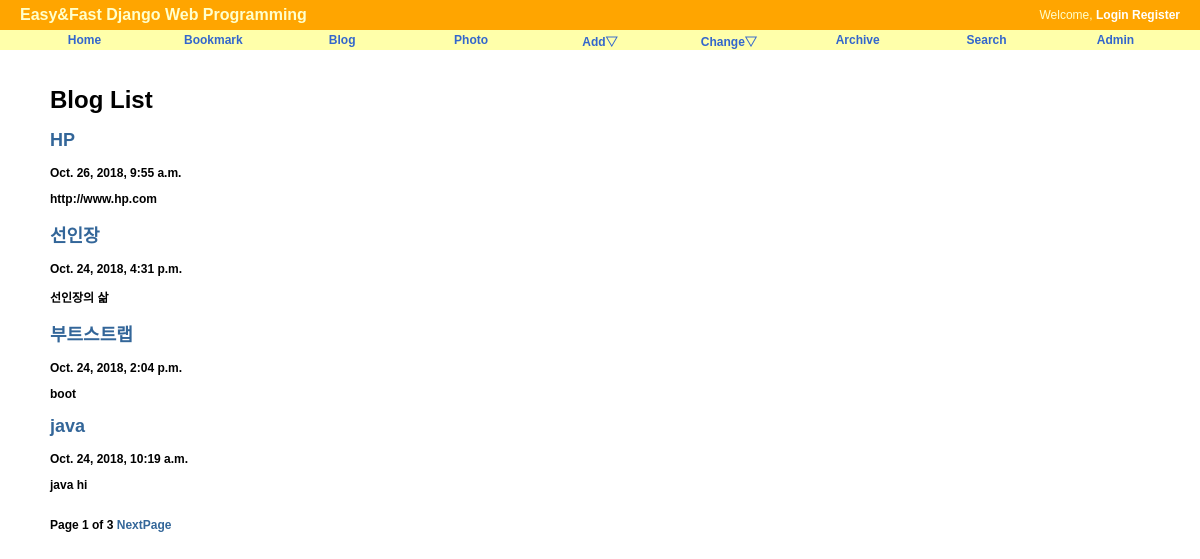
Screenshot of /blog/ with the database file from the repository.
### blog/models.py (models this page shows, shortened)
class Post(models.Model):
    title = models.CharField('TITLE',max_length=50)
    slug = models.SlugField('SLUG', unique=True, allow_unicode=True,help_text = 'one word for title alias.')
    description = models.CharField('DESCRIPTION',max_length=100,blank=True, null=True, help_text='simple description text.')
    content = models.TextField('CONTENT')
    create_date = models.DateTimeField('Create Date',auto_now_add =True)
    modify_date = models.DateTimeField('Modify Date', auto_now=True)
    owner = models.ForeignKey(User, null=True, on_delete=models.CASCADE)
    class Meta:
        verbose_name = 'post'
        verbose_name_plural = 'posts'
        db_table = 'blog_posts'
        ordering = ('-modify_date', )
    def get_absolute_url(self):
        return reverse('blog:post_detail', args=(self.slug,))

### blog/views.py (the view)
# urls.py: path('',PostLV.as_view(),name='index'),
class PostLV(ListView):
    model = Post
    template_name = 'blog/post_all.html'  #post_list.html
    context_object_name = 'posts' #object_list
    paginate_by= 4

### blog/templates/blog/post_all.html (shortened to what this page needs)
{% extends "base.html" %}
{% block content%}
<div id="content">
<h1>Blog List</h1>
{% for post in posts %}
    <h2><a href="{{ post.get_absolute_url }}">{{post.title}}</a></h2>
    <p>{{post.modify_date}}</p>
    <p>{{post.description}}</p>
{% endfor %}
<br/>
<div>
    Page {{page_obj.number }} of {{page_obj.paginator.num_pages}}
    {% if page_obj.has_next %}
        <a href="?page={{ page_obj.next_page_number }}">NextPage</a>
    {% endif %}
</div>
{% endblock %}

### static/css/base.css (style rules this page uses)
body { font-family: "Lucida Grande", Verdana, Arial, sans-serif; font-size: 12px; }
div#content { position: absolute; top: 70px; left: 50px; right: 50px; }
a:link, a:visited { color: #369; text-decoration: none; }

### rows the page displays
Post: title "HP", modify_date "Oct. 26, 2018, 9:55 a.m.", description "http://www.hp.com"
Post: title "선인장", modify_date "Oct. 24, 2018, 4:31 p.m.", description "선인장의 삶"
Post: title "부트스트랩", modify_date "Oct. 24, 2018, 2:04 p.m.", description "boot"
Post: title "java", modify_date "Oct. 24, 2018, 10:19 a.m.", description "java hi"

### other values shown
{{ page_obj.number }} "1"
{{ page_obj.paginator.num_pages }} "3"
